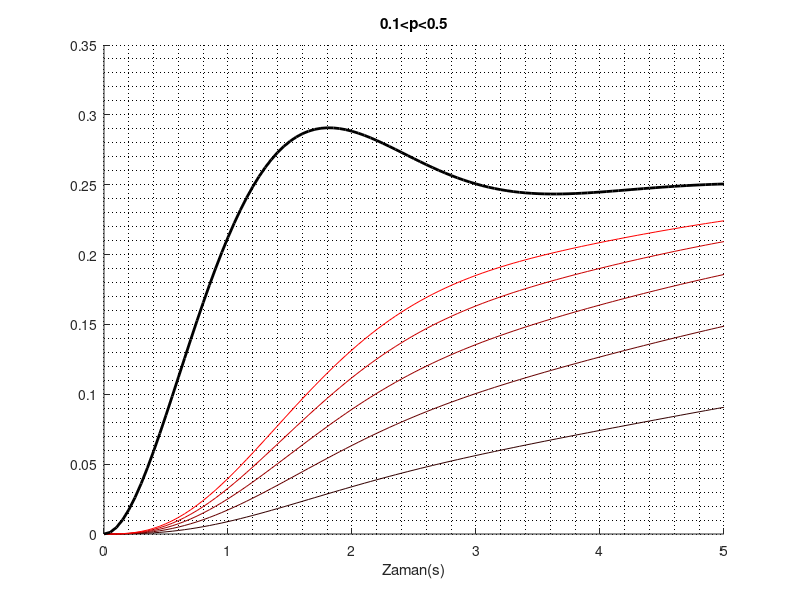
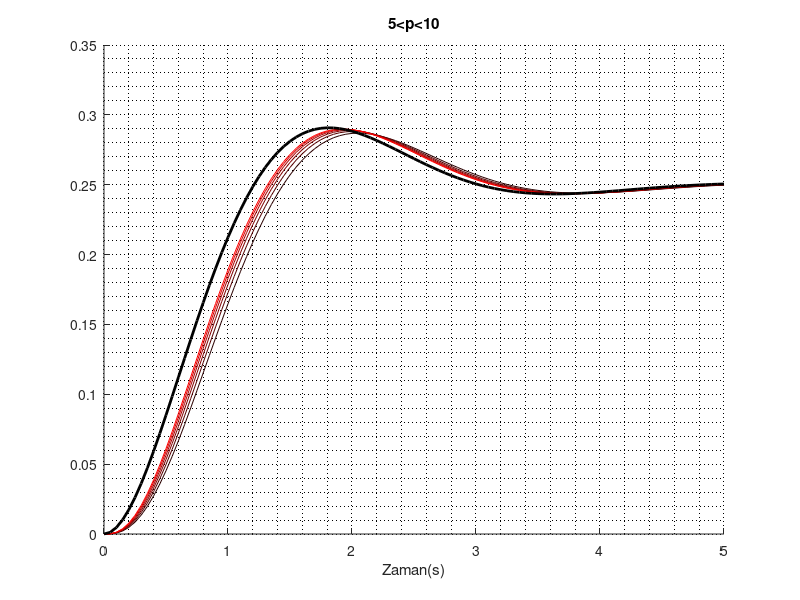
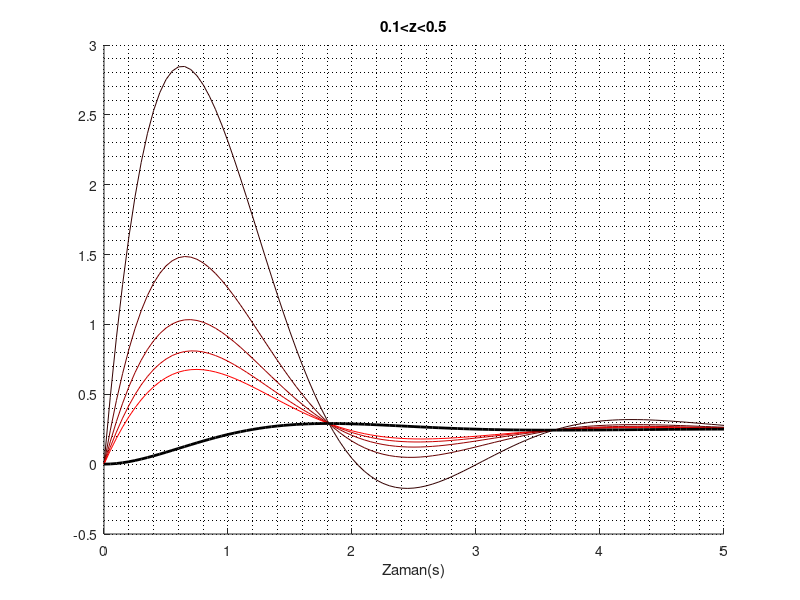
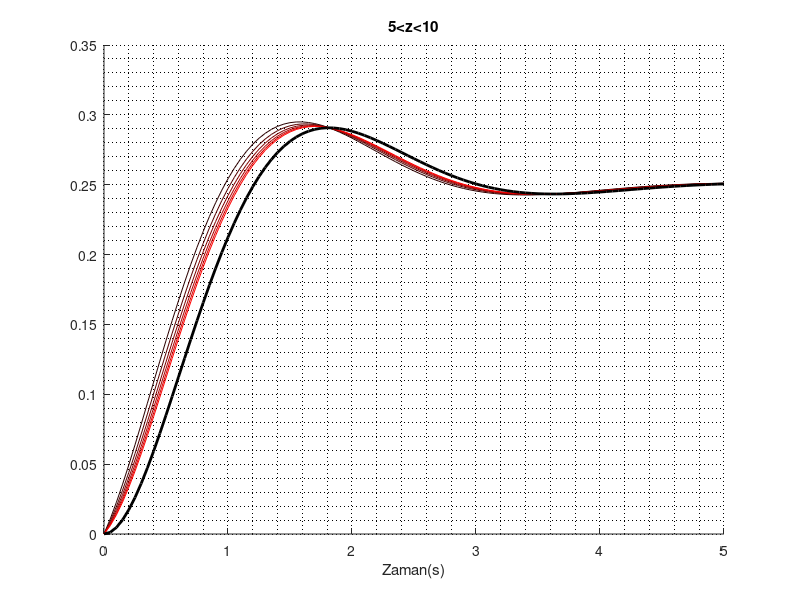

The MATLAB source for these figures, in order:
clear;clc;

Gs=tf(1,[1 2 4]);
[ys,t]=step(Gs,5);

figure(1);clf;hold on;grid minor;
set(gca, 'MinorGridColor', 'k','MinorGridAlpha',1);
xlabel("Zaman(s)");
title("0.1<p<0.5");
pvec=0.1:0.1:0.5;
for i=1:length(pvec)
    pval=pvec(i);
    Gs1=Gs*tf(pval,[1 pval]);
    [y,t]=step(Gs1,t);
    plot(t,y,'Color',[i/length(pvec),0,0]);
end
plot(t,ys,'k','LineWidth',2);
print("plot1.eps",'-depsc','-r150');

figure(2);clf;hold on;grid minor;
set(gca, 'MinorGridColor', 'k','MinorGridAlpha',1);
xlabel("Zaman(s)");
title("5<p<10");
pvec=5:1:10;
for i=1:length(pvec)
    pval=pvec(i);
    Gs1=Gs*tf(pval,[1 pval]);
    [y,t]=step(Gs1,t);
    plot(t,y,'Color',[i/length(pvec),0,0]);
end
plot(t,ys,'k','LineWidth',2);
print("plot2.eps",'-depsc','-r150');
%%%%%%%%%%%%%%%%%%%%%%%%%%%%%%%%%%%%%%%%%%%%%%%

figure(3);clf;hold on;grid minor;
set(gca, 'MinorGridColor', 'k','MinorGridAlpha',1);
xlabel("Zaman(s)");
title("0.1<z<0.5");
zvec=0.1:0.1:0.5;
for i=1:length(zvec)
    zval=zvec(i);
    Gs1=Gs*tf([1 zval],zval);
    [y,t]=step(Gs1,t);
    plot(t,y,'Color',[i/length(zvec),0,0]);
end
plot(t,ys,'k','LineWidth',2);
print("plot3.eps",'-depsc','-r150');

figure(4);clf;hold on;grid minor;
set(gca, 'MinorGridColor', 'k','MinorGridAlpha',1);
xlabel("Zaman(s)");
title("5<z<10");
zvec=5:1:10;
for i=1:length(zvec)
    zval=zvec(i);
    Gs1=Gs*tf([1 zval],zval);
    [y,t]=step(Gs1,t);
    plot(t,y,'Color',[i/length(zvec),0,0]);
end
plot(t,ys,'k','LineWidth',2);
print("plot4.eps",'-depsc','-r150');
